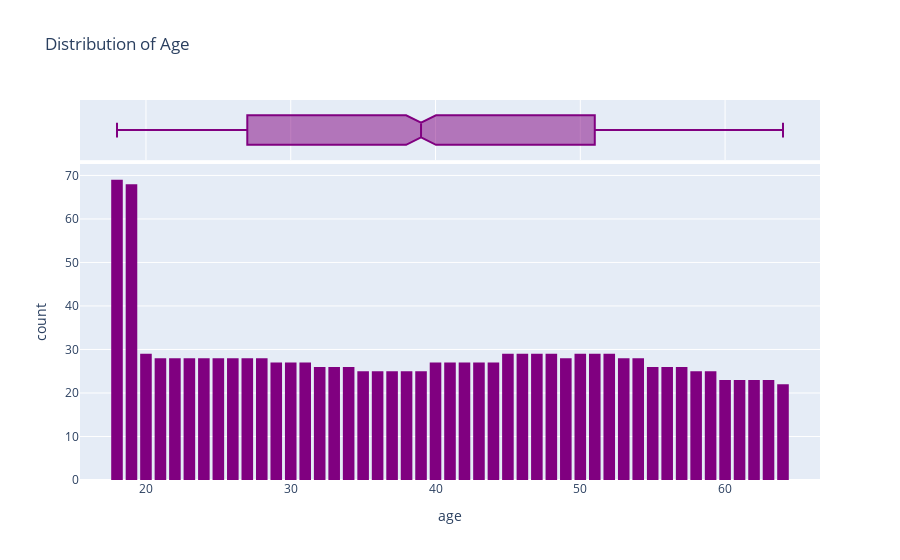

This figure's notebook cell:
### Code cell
fig = px.histogram(df, x='age', marginal='box', color_discrete_sequence=['purple'], nbins=47, title='Distribution of Age')
fig.update_layout(bargap=0.2)
fig.show()

### Figure 1 — Plotly figure (JSON) as saved in the notebook; plotly's stock layout.template omitted (floating-point values rounded to 4 significant figures; data arrays with more than 128 entries replaced by an {"elided": "..."} marker saying what was removed)
{"data": [{"alignmentgroup": "True", "bingroup": "x", "hovertemplate": "age=%{x}<br>count=%{y}<extra></extra>", "legendgroup": "", "marker": {"color": "purple", "pattern": {"shape": ""}}, "name": "", "nbinsx": 47, "offsetgroup": "", "orientation": "v", "showlegend": false, "type": "histogram", "x": {"elided": "1338 int values"}, "xaxis": "x", "yaxis": "y"}, {"alignmentgroup": "True", "hovertemplate": "age=%{x}<extra></extra>", "legendgroup": "", "marker": {"color": "purple"}, "name": "", "notched": true, "offsetgroup": "", "showlegend": false, "type": "box", "x": {"elided": "1338 int values"}, "xaxis": "x2", "yaxis": "y2"}], "layout": {"autosize": true, "bargap": 0.2, "barmode": "relative", "legend": {"tracegroupgap": 0}, "title": {"text": "Distribution of Age"}, "xaxis": {"anchor": "y", "autorange": true, "domain": [0, 1], "range": [15.44, 66.56], "title": {"text": "age"}, "type": "linear"}, "xaxis2": {"anchor": "y2", "autorange": true, "domain": [0, 1], "matches": "x", "range": [15.44, 66.56], "showgrid": true, "showticklabels": false, "type": "linear"}, "yaxis": {"anchor": "x", "autorange": true, "domain": [0, 0.8316], "range": [0, 72.63], "title": {"text": "count"}}, "yaxis2": {"anchor": "x2", "autorange": true, "domain": [0.8416, 1], "matches": "y2", "range": [-0.5, 0.5], "showgrid": false, "showline": false, "showticklabels": false, "ticks": "", "type": "category"}}}
